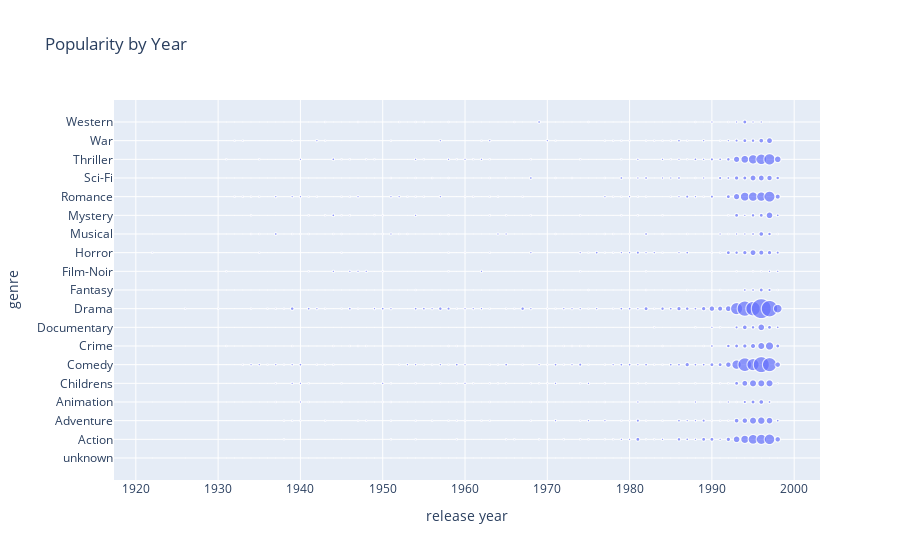

This figure's notebook cell:
### Code cell
# using plotly
genera_popularity_plotly_df = genera_popularity_df
genera_popularity_plotly_df['release year'] = genera_popularity_plotly_df.index
genera_popularity_plotly_df.index = range(len(genera_popularity_plotly_df))
genera_popularity_plotly_df = genera_popularity_df.melt(id_vars = 'release year',
                          value_vars=[e for e in genera_popularity_plotly_df.columns.values if e != 'release year'],
                          var_name='genre')

fig = px.scatter(genera_popularity_plotly_df,
                 x="release year", y="genre", size="value", title="Popularity by Year")
fig.show()

### Figure 1 — Plotly figure (JSON) as saved in the notebook; plotly's stock layout.template omitted (floating-point values rounded to 4 significant figures; data arrays with more than 128 entries replaced by an {"elided": "..."} marker saying what was removed)
{"data": [{"hovertemplate": "release year=%{x}<br>genre=%{y}<br>value=%{marker.size}<extra></extra>", "legendgroup": "", "marker": {"color": "#636efa", "size": {"elided": "1349 int values"}, "sizemode": "area", "sizeref": 0.425, "symbol": "circle"}, "mode": "markers", "name": "", "showlegend": false, "type": "scattergl", "x": {"elided": "1349 str values"}, "xaxis": "x", "y": {"elided": "1349 str values"}, "yaxis": "y"}], "layout": {"legend": {"itemsizing": "constant", "tracegroupgap": 0}, "title": {"text": "Popularity by Year"}, "xaxis": {"anchor": "y", "domain": [0, 1], "title": {"text": "release year"}}, "yaxis": {"anchor": "x", "domain": [0, 1], "title": {"text": "genre"}}}}
